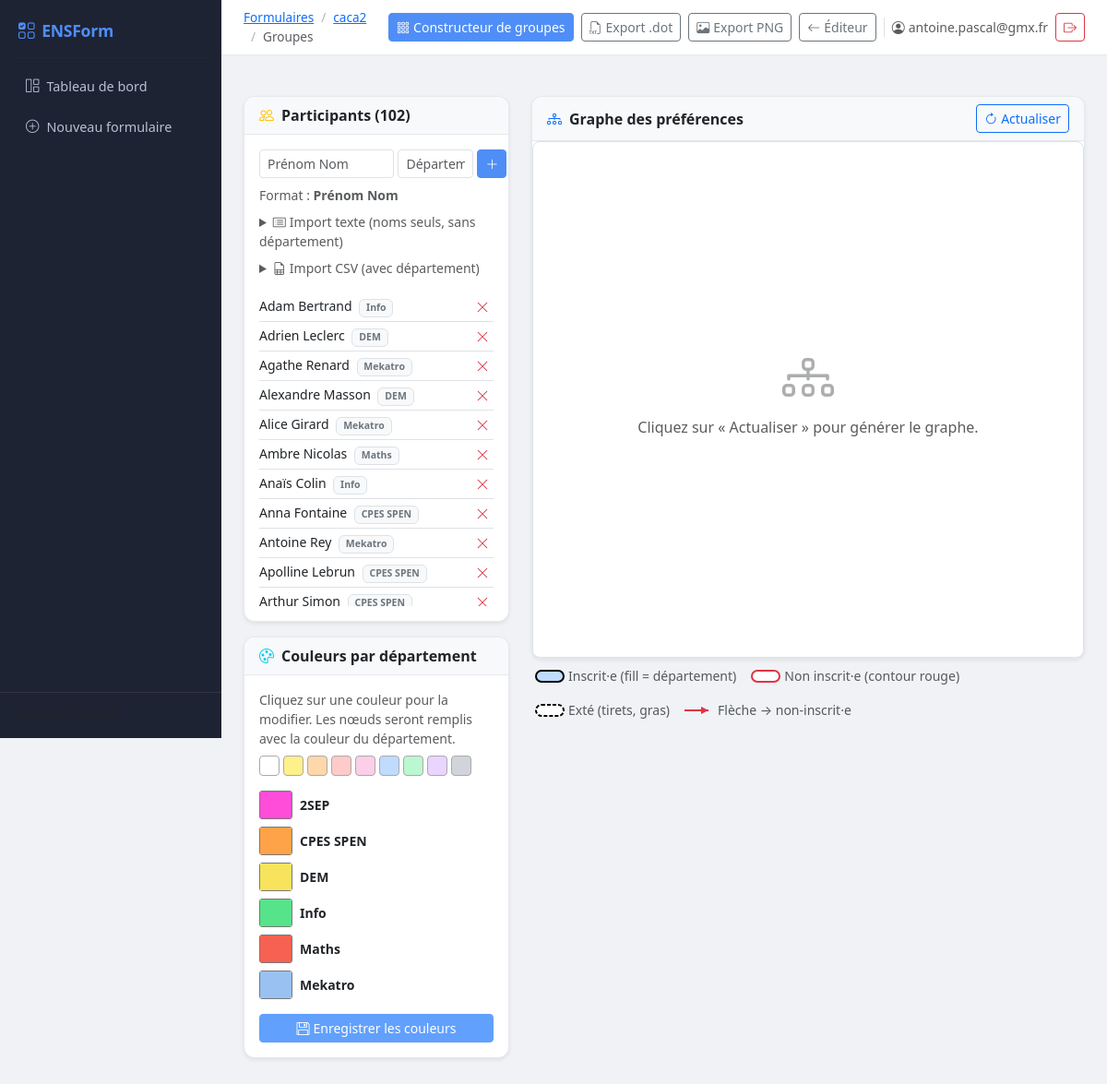
Screenshot of /admin/forms/2/groupe (signed in) with the database file from the repository.
### models.py (models this page shows, shortened)
class Form(db.Model):
    __tablename__ = "forms"
    id             = db.Column(db.Integer, primary_key=True)
    title          = db.Column(db.String(200), nullable=False)
    description    = db.Column(db.Text, default="")
    slug           = db.Column(db.String(200), nullable=False)
    public_id      = db.Column(db.String(10), unique=True, nullable=True)
    created_at     = db.Column(db.DateTime, default=datetime.utcnow)
    updated_at     = db.Column(db.DateTime, default=datetime.utcnow)
    is_published   = db.Column(db.Boolean, default=False)
    allow_multiple = db.Column(db.Boolean, default=True)
    owner_id       = db.Column(db.Integer, db.ForeignKey("admin_users.id"), nullable=True)
    owner          = db.relationship("AdminUser", backref="forms")
    questions    = db.relationship(
        "Question", back_populates="form",
        cascade="all, delete-orphan",
        order_by="Question.order", lazy=True,
    )
    responses    = db.relationship(
        "Response", back_populates="form",
        cascade="all, delete-orphan", lazy=True,
    )
    participants = db.relationship(
        "GroupParticipant", back_populates="form",
        cascade="all, delete-orphan", lazy=True,
    )

class AdminUser(UserMixin, db.Model):
    __tablename__ = "admin_users"
    id                = db.Column(db.Integer, primary_key=True)
    email             = db.Column(db.String(255), unique=True, nullable=False, index=True)
    password_hash     = db.Column(db.String(255), nullable=False)
    is_verified       = db.Column(db.Boolean, default=False, nullable=False)
    created_at        = db.Column(db.DateTime, default=lambda: datetime.now(timezone.utc), nullable=False)
    last_login_at     = db.Column(db.DateTime, nullable=True)
    verify_code_hash  = db.Column(db.String(255), nullable=True)
    verify_expires_at = db.Column(db.DateTime, nullable=True)
    verify_sent_at    = db.Column(db.DateTime, nullable=True)
    failed_attempts   = db.Column(db.Integer, default=0, nullable=False)
    locked_until      = db.Column(db.DateTime, nullable=True)
    @property
    def is_active(self):
        return self.is_verified

class GroupParticipant(db.Model):
    __tablename__ = "group_participants"
    id         = db.Column(db.Integer, primary_key=True)
    form_id    = db.Column(db.Integer, db.ForeignKey("forms.id"), nullable=False)
    name       = db.Column(db.String(200), nullable=False)
    department = db.Column(db.String(200), nullable=True)
    form = db.relationship("Form", back_populates="participants")
    __table_args__ = (
        db.UniqueConstraint("form_id", "name", name="uq_group_participant"),
    )

class GroupDepartment(db.Model):
    __tablename__ = "group_departments"
    id      = db.Column(db.Integer, primary_key=True)
    form_id = db.Column(db.Integer, db.ForeignKey("forms.id"), nullable=False)
    name    = db.Column(db.String(200), nullable=False)
    color   = db.Column(db.String(20),  nullable=False, default="#ffffff")
    __table_args__ = (
        db.UniqueConstraint("form_id", "name", name="uq_group_department"),
    )

### routes/groupe_routes.py (the view)
@bp.route("/admin/forms/<int:form_id>/groupe")
@login_required
def admin_groupe(form_id):
    form = get_form_with_access(form_id, "reader")
    participants = (
        GroupParticipant.query
        .filter_by(form_id=form_id)
        .order_by(GroupParticipant.name)
        .all()
    )
    groupe_q    = next((q for q in form.questions if q.qtype == "groupe"), None)
    dept_colors = {
        d.name: d.color
        for d in GroupDepartment.query.filter_by(form_id=form_id).all()
    }
    all_depts = sorted({p.department for p in participants if p.department})
    for dept in all_depts:
        if dept not in dept_colors:
            dept_colors[dept] = "#ffffff"
    return render_template(
        "admin/groupe.html",
        form=form,
        participants=participants,
        groupe_q=groupe_q,
        dept_colors=dept_colors,
        all_depts=all_depts,
    )

### templates/admin/groupe.html (shortened to what this page needs)
{% extends "base.html" %}
{% block topbar_title %}
  <nav aria-label="breadcrumb">
    <ol class="breadcrumb mb-0">
      <li class="breadcrumb-item"><a href="{{ url_for('admin.admin_dashboard') }}">Formulaires</a></li>
      <li class="breadcrumb-item"><a href="{{ url_for('admin.admin_form_builder', form_id=form.id) }}">{{ form.title }}</a></li>
      <li class="breadcrumb-item active">Groupes</li>
    </ol>
  </nav>
{% endblock %}
{% block topbar_actions %}
  <div class="d-flex gap-2">
    <a href="{{ url_for('grouping.grouping_page', form_id=form.id) }}" class="btn btn-sm btn-primary">
      <i class="bi bi-grid-3x3-gap me-1"></i>Constructeur de groupes
    </a>
    <a href="{{ url_for('groupe.admin_groupe_export_dot', form_id=form.id) }}" class="btn btn-sm btn-outline-secondary">
      <i class="bi bi-filetype-txt me-1"></i>Export .dot
    </a>
    <a href="{{ url_for('groupe.admin_groupe_export_png', form_id=form.id) }}" class="btn btn-sm btn-outline-secondary">
      <i class="bi bi-image me-1"></i>Export PNG
    </a>
    <a href="{{ url_for('admin.admin_form_builder', form_id=form.id) }}" class="btn btn-sm btn-outline-secondary">
      <i class="bi bi-arrow-left me-1"></i>Éditeur
    </a>
  </div>
{% endblock %}
{% block content %}
<div class="row g-4 mt-1">
  <div class="col-12 col-lg-4">
    <div class="card shadow-sm mb-3">
      <div class="card-header fw-semibold bg-light d-flex justify-content-between align-items-center">
        <span><i class="bi bi-people me-2 text-warning"></i>Participants ({{ participants|length }})</span>
      </div>
      <div class="card-body p-3">
        <div class="row g-1 mb-2">
          <div class="col-7">
            <input type="text" id="new-participant-name" class="form-control form-control-sm"
                   placeholder="Prénom Nom"
                   onkeydown="if(event.key==='Enter'){addParticipant();event.preventDefault()}"/>
          </div>
          <div class="col-4">
            <input type="text" id="new-participant-dept" class="form-control form-control-sm"
                   placeholder="Département"
                   onkeydown="if(event.key==='Enter'){addParticipant();event.preventDefault()}"/>
          </div>
          <div class="col-1 d-flex">
            <button class="btn btn-sm btn-primary flex-fill" onclick="addParticipant()">
              <i class="bi bi-plus-lg"></i>
            </button>
          </div>
        </div>
        <p class="text-muted small mb-2">Format : <strong>Prénom Nom</strong></p>
        <details class="mb-2">
          <summary class="text-muted small" style="cursor:pointer">
            <i class="bi bi-card-list me-1"></i>Import texte (noms seuls, sans département)
          </summary>
        </details>
        <details class="mb-3">
          <summary class="text-muted small" style="cursor:pointer">
            <i class="bi bi-file-earmark-spreadsheet me-1"></i>Import CSV (avec département)
          </summary>
        </details>
        <div style="max-height:340px; overflow-y:auto;">
          <ul class="list-group list-group-flush" id="participants-list">
            {% for p in participants %}
              <li class="list-group-item d-flex justify-content-between align-items-center px-0 py-1"
                  id="p-{{ p.id }}">
                <span class="small">
                  {{ p.name }}
                  {% if p.department %}
                    <span class="badge bg-light text-secondary border ms-1">{{ p.department }}</span>
                  {% endif %}
                </span>
                <button class="btn btn-sm btn-link text-danger py-0 px-1"
                        onclick="deleteParticipant({{ p.id }})">
                  <i class="bi bi-x-lg"></i>
                </button>
              </li>
            {% endfor %}
          </ul>
        </div>
      </div>
    </div>
    <div class="card shadow-sm">
      <div class="card-header fw-semibold bg-light">
        <i class="bi bi-palette me-2 text-info"></i>Couleurs par département
      </div>
      <div class="card-body p-3">
        <p class="text-muted small mb-2">
          Cliquez sur une couleur pour la modifier. Les nœuds seront remplis
          avec la couleur du département.
        </p>
        <div class="d-flex gap-1 flex-wrap mb-3" id="palette-swatches">
          {% set pastels = [
            ('#ffffff','Blanc'),('#fef08a','Jaune'),('#fed7aa','Orange'),
            ('#fecaca','Rouge'),('#fbcfe8','Rose'),('#bfdbfe','Bleu'),
            ('#bbf7d0','Vert'),('#e9d5ff','Violet'),('#d1d5db','Gris')
          ] %}
          {% for hex, label in pastels %}
            <span class="swatch" data-color="{{ hex }}" title="{{ label }}"
                  style="display:inline-block;width:22px;height:22px;border-radius:4px;
                         background:{{ hex }};border:1px solid #aaa;cursor:pointer;"
                  onclick="applySwatch('{{ hex }}')"></span>
          {% endfor %}
        </div>
        <div id="dept-list">
          {% for dept in all_depts %}
            <div class="d-flex align-items-center gap-2 mb-2" data-dept="{{ dept }}">
              <input type="color" class="dept-color-picker form-control form-control-sm p-0 border-0"
                     style="width:36px;height:30px;cursor:pointer"
                     value="{{ dept_colors.get(dept, '#ffffff') }}"
                     data-dept="{{ dept }}"
                     onchange="markDirty()"/>
              <span class="small fw-semibold flex-fill">{{ dept }}</span>
            </div>
          {% else %}
            <p class="text-muted small" id="dept-empty">
              Aucun département — importez un CSV avec la colonne Département.
            </p>
          {% endfor %}
        </div>
        <button class="btn btn-sm btn-primary w-100 mt-2" id="save-colors-btn"
                onclick="saveDeptColors()" disabled>
          <i class="bi bi-floppy me-1"></i>Enregistrer les couleurs
        </button>
      </div>
    </div>
  </div>
  <div class="col-12 col-lg-8">
    <div class="card shadow-sm">
      <div class="card-header fw-semibold bg-light d-flex justify-content-between align-items-center">
        <span><i class="bi bi-diagram-3 me-2 text-primary"></i>Graphe des préférences</span>
        <button class="btn btn-sm btn-outline-primary" onclick="loadGraph()">
          <i class="bi bi-arrow-clockwise me-1"></i>Actualiser
        </button>
      </div>
      <div class="card-body p-0">
        <div id="graph-container">
          <div class="d-flex align-items-center justify-content-center h-100 text-muted">
            <div class="text-center p-4">
              <i class="bi bi-diagram-3 display-4 opacity-50"></i>
              <p class="mt-2">Cliquez sur « Actualiser » pour générer le graphe.</p>
            </div>
          </div>
        </div>
      </div>
    </div>
    <div class="d-flex gap-3 mt-2 px-1 flex-wrap">
      <span class="small text-muted d-flex align-items-center gap-1">
        <svg width="32" height="16"><rect x="1" y="2" width="30" height="12" rx="6"
          fill="#bfdbfe" stroke="black" stroke-width="2"/></svg>
        Inscrit·e (fill = département)
      </span>
      <span class="small text-muted d-flex align-items-center gap-1">
        <svg width="32" height="16"><rect x="1" y="2" width="30" height="12" rx="6"
          fill="white" stroke="#dc3545" stroke-width="2"/></svg>
        Non inscrit·e (contour rouge)
      </span>
      <span class="small text-muted d-flex align-items-center gap-1">
        <svg width="32" height="16"><rect x="1" y="2" width="30" height="12" rx="6"
          fill="white" stroke="black" stroke-width="2" stroke-dasharray="4,2"/></svg>
        Exté (tirets, gras)
      </span>
      <span class="small text-muted d-flex align-items-center gap-1">
        <svg width="32" height="16">
          <defs><marker id="lg-arr-r" viewBox="0 -3 6 6" refX="6" refY="0" markerWidth="4" markerHeight="4" orient="auto">
            <path d="M0,-3L6,0L0,3" fill="#dc3545"/>
          </marker></defs>
          <line x1="0" y1="8" x2="26" y2="8" stroke="#dc3545" stroke-width="2" marker-end="url(#lg-arr-r)"/>
        </svg>
        Flèche → non-inscrit·e
      </span>
    </div>
  </div>
</div>
{% endblock %}

### templates/base.html (shortened to what this page needs)
<!doctype html>
<html lang="fr">
<head>
  <link rel="stylesheet"
        href="https://cdn.jsdelivr.net/npm/bootstrap@5.3.3/dist/css/bootstrap.min.css"/>
  <link rel="stylesheet"
        href="https://cdn.jsdelivr.net/npm/bootstrap-icons@1.11.3/font/bootstrap-icons.min.css"/>
  <link rel="stylesheet" href="{{ url_for('static', filename='css/style.css') }}"/>
</head>
<body>
<nav class="sidebar d-flex flex-column" id="sidebar">
  <a class="sidebar-brand" href="{{ url_for('admin.admin_dashboard') }}">
    <i class="bi bi-ui-checks-grid me-2"></i>ENSForm
  </a>
  <hr class="sidebar-divider"/>
  <ul class="nav flex-column flex-grow-1">
    <li class="nav-item">
      <a class="nav-link {% if request.endpoint == 'admin_dashboard' %}active{% endif %}"
         href="{{ url_for('admin.admin_dashboard') }}">
        <i class="bi bi-grid-1x2 me-2"></i>Tableau de bord
      </a>
    </li>
    <li class="nav-item">
      <a class="nav-link" href="{{ url_for('admin.admin_form_new') }}">
        <i class="bi bi-plus-circle me-2"></i>Nouveau formulaire
      </a>
    </li>
  </ul>
  <div class="sidebar-footer text-muted small px-3 pb-3">
  </div>
</nav>
<div class="main-content">
  <header class="topbar d-flex align-items-center px-4">
    <div class="flex-grow-1 min-w-0">{% block topbar_title %}{% endblock %}</div>
    <div class="topbar-actions-scroll d-flex align-items-center gap-2 flex-shrink-0">
      {% block topbar_actions %}{% endblock %}
      {% if current_user.is_authenticated %}
        <span class="text-muted small d-none d-md-inline border-start ps-2">
          <i class="bi bi-person-circle me-1"></i>{{ current_user.email }}
        </span>
        <form method="post" action="{{ url_for('auth.auth_logout') }}" class="d-inline">
          <button type="submit" class="btn btn-sm btn-outline-danger"
                  title="Déconnexion">
            <i class="bi bi-box-arrow-right"></i>
          </button>
        </form>
      {% endif %}
    </div>
  </header>
  <div class="px-4 pt-3">
  </div>
  <main class="px-4 pb-5">
    {% block content %}{% endblock %}
  </main>
</div>
</body>
</html>

### rows the page displays
Form: title "caca2"
AdminUser: email "antoine.pascal@gmx.fr"
GroupParticipant: name "Adam Bertrand", department "Info", get "#57e389"
GroupParticipant: name "Adrien Leclerc", department "DEM", get "#f8e45c"
GroupParticipant: name "Agathe Renard", department "Mekatro", get "#99c1f1"
GroupParticipant: name "Alexandre Masson", department "DEM"
GroupParticipant: name "Alice Girard", department "Mekatro"
GroupParticipant: name "Ambre Nicolas", department "Maths", get "#f66151"
GroupParticipant: name "Anaïs Colin", department "Info"
GroupParticipant: name "Anna Fontaine", department "CPES SPEN", get "#ffa348"
GroupParticipant: name "Antoine Rey", department "Mekatro"
GroupParticipant: name "Apolline Lebrun", department "CPES SPEN"
GroupParticipant: name "Arthur Simon", department "CPES SPEN"
GroupParticipant: get "#ff4dd9", department "2SEP"

### other values shown
{{ participants|length }} "102"
